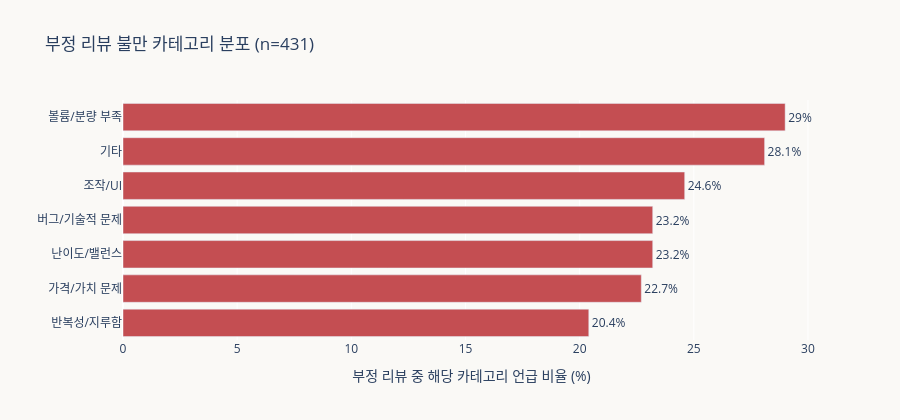

Notebook source saved alongside this figure:
### Code cell
fig = px.bar(
    cat_counts,
    x='비율(%)',
    y='카테고리',
    orientation='h',
    text='비율(%)',
    color_discrete_sequence=[NEG_COLOR],
    title=f'부정 리뷰 불만 카테고리 분포 (n={len(neg)})',
    labels={'비율(%)': '부정 리뷰 중 해당 카테고리 언급 비율 (%)', '카테고리': ''},
)
fig.update_traces(texttemplate='%{text}%', textposition='outside')
fig.update_layout(
    height=420, plot_bgcolor=CREAM, paper_bgcolor=CREAM,
    yaxis=dict(categoryorder='total ascending'),
)
fig.show()

### Figure 1 — Plotly figure (JSON) as saved in the notebook; plotly's stock layout.template omitted (floating-point values rounded to 4 significant figures)
{"data": [{"hovertemplate": "부정 리뷰 중 해당 카테고리 언급 비율 (%)=%{text}<br>=%{y}<extra></extra>", "legendgroup": "", "marker": {"color": "#C44E52", "pattern": {"shape": ""}}, "name": "", "orientation": "h", "showlegend": false, "text": [29.0, 28.1, 24.6, 23.2, 23.2, 22.7, 20.4], "textposition": "outside", "texttemplate": "%{text}%", "type": "bar", "x": [29.0, 28.1, 24.6, 23.2, 23.2, 22.7, 20.4], "xaxis": "x", "y": ["볼륨/분량 부족", "기타", "조작/UI", "난이도/밸런스", "버그/기술적 문제", "가격/가치 문제", "반복성/지루함"], "yaxis": "y"}], "layout": {"barmode": "relative", "height": 420, "legend": {"tracegroupgap": 0}, "paper_bgcolor": "#FAF9F6", "plot_bgcolor": "#FAF9F6", "title": {"text": "부정 리뷰 불만 카테고리 분포 (n=431)"}, "xaxis": {"anchor": "y", "domain": [0, 1], "title": {"text": "부정 리뷰 중 해당 카테고리 언급 비율 (%)"}}, "yaxis": {"anchor": "x", "categoryorder": "total ascending", "domain": [0, 1], "title": {"text": ""}}}}
